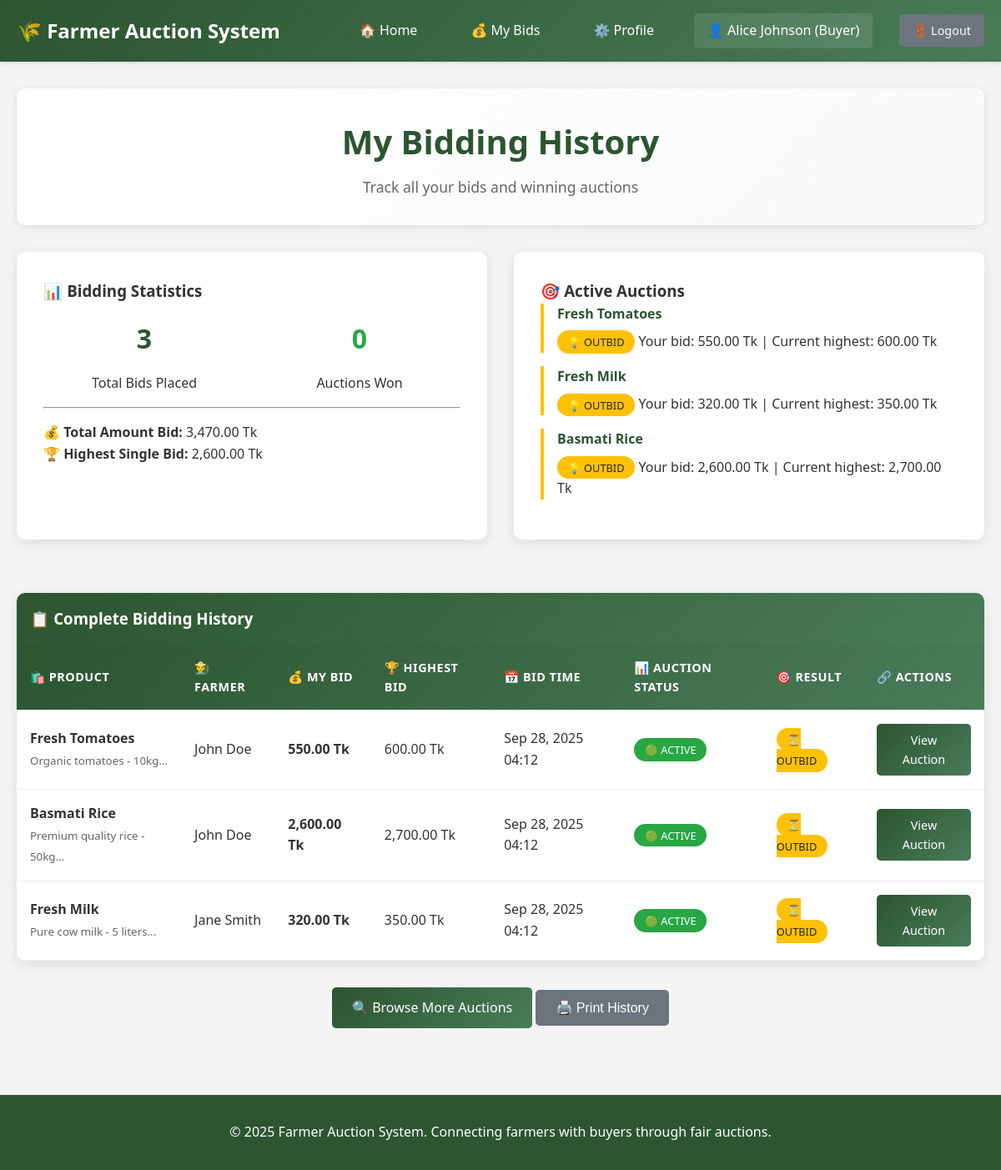
/my_bids.php (signed in), run on the app's committed database.
### tables this page shows
CREATE TABLE IF NOT EXISTS Auctions (
    auction_id INT PRIMARY KEY AUTO_INCREMENT,
    product_id INT NOT NULL,
    start_time DATETIME NOT NULL,
    end_time DATETIME NOT NULL,
    status ENUM('Active', 'Closed', 'Cancelled') DEFAULT 'Active',
    current_highest_bid DECIMAL(10,2) DEFAULT 0,
    created_at TIMESTAMP DEFAULT CURRENT_TIMESTAMP,
    FOREIGN KEY (product_id) REFERENCES Products(product_id) ON DELETE CASCADE
);

CREATE TABLE IF NOT EXISTS Products (
    product_id INT PRIMARY KEY AUTO_INCREMENT,
    farmer_id INT NOT NULL,
    product_name VARCHAR(100) NOT NULL,
    description TEXT,
    category VARCHAR(50),
    starting_bid DECIMAL(10,2) NOT NULL,
    created_at TIMESTAMP DEFAULT CURRENT_TIMESTAMP,
    FOREIGN KEY (farmer_id) REFERENCES Farmers(farmer_id) ON DELETE CASCADE
);

CREATE TABLE IF NOT EXISTS Bids (
    bid_id INT PRIMARY KEY AUTO_INCREMENT,
    auction_id INT NOT NULL,
    buyer_id INT NOT NULL,
    bid_amount DECIMAL(10,2) NOT NULL,
    bid_time TIMESTAMP DEFAULT CURRENT_TIMESTAMP,
    is_winning_bid BOOLEAN DEFAULT FALSE,
    FOREIGN KEY (auction_id) REFERENCES Auctions(auction_id) ON DELETE CASCADE,
    FOREIGN KEY (buyer_id) REFERENCES Buyers(buyer_id) ON DELETE CASCADE
);

CREATE TABLE IF NOT EXISTS Farmers (
    farmer_id INT PRIMARY KEY AUTO_INCREMENT,
    name VARCHAR(100) NOT NULL,
    email VARCHAR(100) UNIQUE NOT NULL,
    password VARCHAR(255) NOT NULL,
    phone VARCHAR(20),
    address TEXT,
    created_at TIMESTAMP DEFAULT CURRENT_TIMESTAMP
);

### my_bids.php (the view, shortened to what this page needs)
<?php
include "config.php";
include "includes/navbar.php";
$buyer_id = $_SESSION['user_id'];
$bids_query = $conn->prepare("
    SELECT
        b.bid_id,
        b.bid_amount,
        b.bid_time,
        b.is_winning_bid,
        a.auction_id,
        a.status as auction_status,
        a.end_time,
        a.current_highest_bid,
        p.product_name,
        p.description,
        p.starting_bid,
        f.name as farmer_name,
        f.email as farmer_email,
        f.phone as farmer_phone,
        f.address as farmer_address
    FROM Bids b
    JOIN Auctions a ON b.auction_id = a.auction_id
    JOIN Products p ON a.product_id = p.product_id
    JOIN Farmers f ON p.farmer_id = f.farmer_id
    WHERE b.buyer_id = ?
    ORDER BY b.bid_time DESC
");
$bids_query->bind_param("i", $buyer_id);
$bids_query->execute();
$my_bids = $bids_query->get_result();
$stats_query = $conn->prepare("
    SELECT
        COUNT(*) as total_bids,
        COUNT(CASE WHEN is_winning_bid = 1 THEN 1 END) as winning_bids,
        SUM(bid_amount) as total_bid_amount,
        MAX(bid_amount) as highest_bid
    FROM Bids
    WHERE buyer_id = ?
");
$stats_query->bind_param("i", $buyer_id);
$stats_query->execute();
$stats = $stats_query->get_result()->fetch_assoc();
$active_bids_query = $conn->prepare("
    SELECT DISTINCT a.auction_id, p.product_name, a.current_highest_bid, b.bid_amount,
           (b.bid_amount = a.current_highest_bid) as is_leading
    FROM Bids b
    JOIN Auctions a ON b.auction_id = a.auction_id
    JOIN Products p ON a.product_id = p.product_id
    WHERE b.buyer_id = ? AND a.status = 'Active'
    GROUP BY a.auction_id
    HAVING b.bid_amount = MAX(b.bid_amount)
    ORDER BY b.bid_time DESC
");
$active_bids_query->bind_param("i", $buyer_id);
$active_bids_query->execute();
$active_bids = $active_bids_query->get_result();
?>
<!DOCTYPE html>
<html lang="en">
<head>
    <link rel="stylesheet" href="assets/css/style.css">
</head>
<body>
    <?php renderNavbar('my_bids'); ?>
    <div class="main-content">
        <div class="container">
            <?php renderPageHeader('My Bidding History', 'Track all your bids and winning auctions'); ?>
            <div class="auction-grid fade-in">
                <div class="card">
                    <h3>📊 Bidding Statistics</h3>
                    <div style="display: grid; grid-template-columns: 1fr 1fr; gap: 1rem; margin-top: 1rem;">
                        <div style="text-align: center;">
                            <div class="current-bid"><?= $stats['total_bids'] ?></div>
                            <p>Total Bids Placed</p>
                        </div>
                        <div style="text-align: center;">
                            <div class="current-bid" style="color: #28a745;"><?= $stats['winning_bids'] ?></div>
                            <p>Auctions Won</p>
                        </div>
                    </div>
                    <hr style="margin: 1rem 0;">
                    <p><strong>💰 Total Amount Bid:</strong> <?= number_format($stats['total_bid_amount'] ?? 0, 2) ?> Tk</p>
                    <p><strong>🏆 Highest Single Bid:</strong> <?= number_format($stats['highest_bid'] ?? 0, 2) ?> Tk</p>
                </div>
                <div class="card">
                    <h3>🎯 Active Auctions</h3>
                    <?php if ($active_bids && $active_bids->num_rows > 0): ?>
                        <?php while($active = $active_bids->fetch_assoc()): ?>
                            <div style="border-left: 4px solid <?= $active['is_leading'] ? '#28a745' : '#ffc107' ?>; padding-left: 1rem; margin-bottom: 1rem;">
                                <h4 style="margin-bottom: 0.5rem;">
                                    <a href="auction.php?id=<?= $active['auction_id'] ?>" style="color: #2c5530; text-decoration: none;">
                                        <?= htmlspecialchars($active['product_name']) ?>
                                    </a>
                                </h4>
                                <p style="margin: 0;">
                                    <?php if ($active['is_leading']): ?>
                                        <span class="status-badge status-active">🏆 Leading</span>
                                    <?php else: ?>
                                        <span class="status-badge status-pending">💡 Outbid</span>
                                    <?php endif; ?>
                                    Your bid: <?= number_format($active['bid_amount'], 2) ?> Tk |
                                    Current highest: <?= number_format($active['current_highest_bid'], 2) ?> Tk
                                </p>
                            </div>
                        <?php endwhile; ?>
                    <?php else: ?>
                        <p style="color: #666; text-align: center;">No active bids found. <a href="index.php">Browse auctions</a> to start bidding!</p>
                    <?php endif; ?>
                </div>
            </div>
            <div class="table-container fade-in">
                <h3 style="padding: 1rem; background: linear-gradient(135deg, #2c5530, #4a7c59); color: white; margin: 0;">
                    📋 Complete Bidding History
                </h3>
                <table>
                    <thead>
                        <tr>
                            <th>🛍️ Product</th>
                            <th>👨‍🌾 Farmer</th>
                            <th>💰 My Bid</th>
                            <th>🏆 Highest Bid</th>
                            <th>📅 Bid Time</th>
                            <th>📊 Auction Status</th>
                            <th>🎯 Result</th>
                            <th>🔗 Actions</th>
                        </tr>
                    </thead>
                    <tbody>
                        <?php if ($my_bids && $my_bids->num_rows > 0): ?>
                            <?php while($bid = $my_bids->fetch_assoc()): ?>
                            <tr <?= $bid['is_winning_bid'] ? 'style="background-color: #d4edda;"' : '' ?>>
                                <td>
                                    <strong><?= htmlspecialchars($bid['product_name']) ?></strong>
                                    <?php if ($bid['description']): ?>
                                        <br><small style="color: #666;"><?= htmlspecialchars(substr($bid['description'], 0, 50)) ?>...</small>
                                    <?php endif; ?>
                                </td>
                                <td><?= htmlspecialchars($bid['farmer_name']) ?></td>
                                <td>
                                    <strong><?= number_format($bid['bid_amount'], 2) ?> Tk</strong>
                                </td>
                                <td><?= number_format($bid['current_highest_bid'], 2) ?> Tk</td>
                                <td><?= date('M d, Y H:i', strtotime($bid['bid_time'])) ?></td>
                                <td><?= renderStatusBadge($bid['auction_status']) ?></td>
                                <td>
                                    <?php if ($bid['is_winning_bid']): ?>
                                        <span class="status-badge status-active">🏆 Won</span>
                                    <?php elseif ($bid['auction_status'] == 'Closed'): ?>
                                        <span class="status-badge status-closed">❌ Lost</span>
                                    <?php elseif ($bid['bid_amount'] == $bid['current_highest_bid']): ?>
                                        <span class="status-badge status-active">💪 Leading</span>
                                    <?php elseif ($bid['auction_status'] == 'Active'): ?>
                                        <span class="status-badge status-pending">⏳ Outbid</span>
                                    <?php else: ?>
                                        <span style="color: #666;">—</span>
                                    <?php endif; ?>
                                </td>
                                <td>
                                    <a href="auction.php?id=<?= $bid['auction_id'] ?>" class="btn btn-primary btn-small">
                                        View Auction
                                    </a>
                                </td>
                            </tr>
                            <?php endwhile; ?>
                        <?php endif; ?>
                    </tbody>
                </table>
            </div>
            <?php if ($my_bids && $my_bids->num_rows > 0): ?>
            <div class="text-center mt-3">
                <a href="index.php" class="btn btn-primary">🔍 Browse More Auctions</a>
                <button onclick="window.print()" class="btn btn-secondary">🖨️ Print History</button>
            </div>
            <?php endif; ?>
        </div>
    </div>
    <?php renderFooter(); ?>
</body>
</html>

### includes/navbar.php (shortened to what this page needs)
<?php
function renderNavbar($current_page = '') {
    $user_logged_in = isset($_SESSION['user_id']);
    $user_name = $_SESSION['name'] ?? '';
    $user_role = $_SESSION['role'] ?? '';
    ?>
    <nav class="navbar">
        <div class="nav-container">
            <a href="<?= $user_logged_in ? '/farmer_auction_system/index.php' : '/farmer_auction_system/index.php' ?>" class="nav-brand">
                🌾 Farmer Auction System
            </a>
            <ul class="nav-menu" id="nav-menu">
                <li class="nav-item">
                    <a href="/farmer_auction_system/index.php" class="<?= $current_page === 'home' ? 'active' : '' ?>">
                        🏠 Home
                    </a>
                </li>
                <?php if ($user_logged_in): ?>
                    <?php if ($user_role === 'Buyer'): ?>
                        <li class="nav-item">
                            <a href="/farmer_auction_system/my_bids.php" class="<?= $current_page === 'my_bids' ? 'active' : '' ?>">
                                💰 My Bids
                            </a>
                        </li>
                    <?php endif; ?>
                    <li class="nav-item">
                        <a href="/farmer_auction_system/profile.php" class="<?= $current_page === 'profile' ? 'active' : '' ?>">
                            ⚙️ Profile
                        </a>
                    </li>
                    <li class="nav-item nav-user-info">
                        👤 <?= htmlspecialchars($user_name) ?> (<?= $user_role ?>)
                    </li>
                    <li class="nav-item">
                        <a href="/farmer_auction_system/auth/logout.php" class="btn btn-secondary btn-small">
                            🚪 Logout
                        </a>
                    </li>
                <?php endif; ?>
            </ul>
        </div>
    </nav>
    <?php
}
function renderPageHeader($title, $description = '') {
    ?>
    <div class="page-header fade-in">
        <div class="container">
            <h1><?= htmlspecialchars($title) ?></h1>
            <?php if ($description): ?>
                <p><?= htmlspecialchars($description) ?></p>
            <?php endif; ?>
        </div>
    </div>
    <?php
}
        ?>
        <?php
function renderStatusBadge($status) {
    $class = '';
    $icon = '';
    switch(strtolower($status)) {
        case 'active':
            $class = 'status-active';
            $icon = '🟢';
            break;
    }
    return "<span class='status-badge {$class}'>{$icon} {$status}</span>";
}
function renderFooter() {
    ?>
    <footer class="footer">
        <div class="container">
            <p>&copy; <?= date('Y') ?> Farmer Auction System. Connecting farmers with buyers through fair auctions.</p>
        </div>
    </footer>
    <?php
}
?>

### assets/css/style.css (style rules this page uses)
* { margin: 0; padding: 0; box-sizing: border-box; }
body { font-family: 'Segoe UI', Tahoma, Geneva, Verdana, sans-serif; line-height: 1.6; color: #333; background-color: #f4f4f4; }
.container { max-width: 1200px; margin: 0 auto; padding: 0 20px; }
.navbar { background: linear-gradient(135deg, #2c5530, #4a7c59); color: white; padding: 1rem 0; box-shadow: 0 2px 5px rgba(0,0,0,0.1); position: sticky; top: 0; z-index: 1000; }
.nav-container { display: flex; justify-content: space-between; align-items: center; max-width: 1200px; margin: 0 auto; padding: 0 20px; }
.nav-brand { font-size: 1.5rem; font-weight: bold; color: white; text-decoration: none; }
.nav-menu { display: flex; list-style: none; gap: 2rem; align-items: center; }
.nav-item a { color: white; text-decoration: none; padding: 0.5rem 1rem; border-radius: 5px; transition: all 0.3s ease; }
.nav-user-info { background-color: rgba(255,255,255,0.1); padding: 0.5rem 1rem; border-radius: 5px; }
.main-content { padding: 2rem 0; min-height: calc(100vh - 100px); }
.page-header { text-align: center; margin-bottom: 2rem; padding: 2rem 0; background: linear-gradient(135deg, #fff, #f8f9fa); border-radius: 10px; box-shadow: 0 2px 10px rgba(0,0,0,0.1); }
.page-header h1 { color: #2c5530; margin-bottom: 0.5rem; font-size: 2.5rem; }
.page-header p { color: #666; font-size: 1.1rem; }
.card { background: white; border-radius: 10px; padding: 2rem; box-shadow: 0 4px 15px rgba(0,0,0,0.1); margin-bottom: 2rem; transition: transform 0.3s ease, box-shadow 0.3s ease; }
.table-container { background: white; border-radius: 10px; overflow: hidden; box-shadow: 0 4px 15px rgba(0,0,0,0.1); margin-bottom: 2rem; }
table { width: 100%; border-collapse: collapse; }
thead { background: linear-gradient(135deg, #2c5530, #4a7c59); color: white; }
th, td { padding: 1rem; text-align: left; border-bottom: 1px solid #eee; }
th { font-weight: 600; text-transform: uppercase; font-size: 0.9rem; letter-spacing: 0.5px; }
.btn { display: inline-block; padding: 0.75rem 1.5rem; border: none; border-radius: 5px; text-decoration: none; font-size: 1rem; font-weight: 500; cursor: pointer; transition: all 0.3s ease; text-align: center; }
.btn-primary { background: linear-gradient(135deg, #2c5530, #4a7c59); color: white; }
.btn-secondary { background: #6c757d; color: white; }
.btn-small { padding: 0.5rem 1rem; font-size: 0.9rem; }
.status-badge { padding: 0.3rem 0.8rem; border-radius: 20px; font-size: 0.8rem; font-weight: 500; text-transform: uppercase; }
.status-active { background-color: #28a745; color: white; }
.status-pending { background-color: #ffc107; color: #212529; }
.auction-grid { display: grid; grid-template-columns: repeat(auto-fit, minmax(350px, 1fr)); gap: 2rem; margin: 2rem 0; }
.current-bid { font-size: 2rem; font-weight: bold; color: #2c5530; text-align: center; margin-bottom: 1rem; }
.footer { background: #2c5530; color: white; text-align: center; padding: 2rem 0; margin-top: 3rem; }
.text-center { text-align: center; }
.mt-3 { margin-top: 1.5rem; }
.fade-in { animation: fadeIn 0.6s ease-out; }

### data on the page
auctions: product.product_name "Fresh Tomatoes", bid_amount "550.00", current_highest_bid "600.00"
auctions: product.product_name "Fresh Milk", bid_amount "320.00", current_highest_bid "350.00"
auctions: product.product_name "Basmati Rice", bid_amount "2,600.00", current_highest_bid "2,700.00"
bids: products.product_name "Fresh Tomatoes", products.description "Organic tomatoes - 10kg", farmers.name "John Doe", bid_amount "550.00", auction.current_highest_bid "600.00", bid_time "Sep 28, 2025 04:12", auction.status "🟢", auction.status "ACTIVE", is_winning_bid "⏳ OUTBID"
bids: products.product_name "Basmati Rice", products.description "Premium quality rice - 50kg", farmers.name "John Doe", bid_amount "2,600.00", auction.current_highest_bid "2,700.00", bid_time "Sep 28, 2025 04:12", auction.status "🟢", auction.status "ACTIVE", is_winning_bid "⏳ OUTBID"
bids: products.product_name "Fresh Milk", products.description "Pure cow milk - 5 liters", farmers.name "Jane Smith", bid_amount "320.00", auction.current_highest_bid "350.00", bid_time "Sep 28, 2025 04:12", auction.status "🟢", auction.status "ACTIVE", is_winning_bid "⏳ OUTBID"

### other printed values
$user_name "Alice Johnson"
$user_role "Buyer"
$title "My Bidding History"
$description "Track all your bids and winning auctions"
$stats['total_bids'] "3"
$stats['winning_bids'] "0"
$stats['total_bid_amount'] "3,470.00"
$stats['highest_bid'] "2,600.00"
